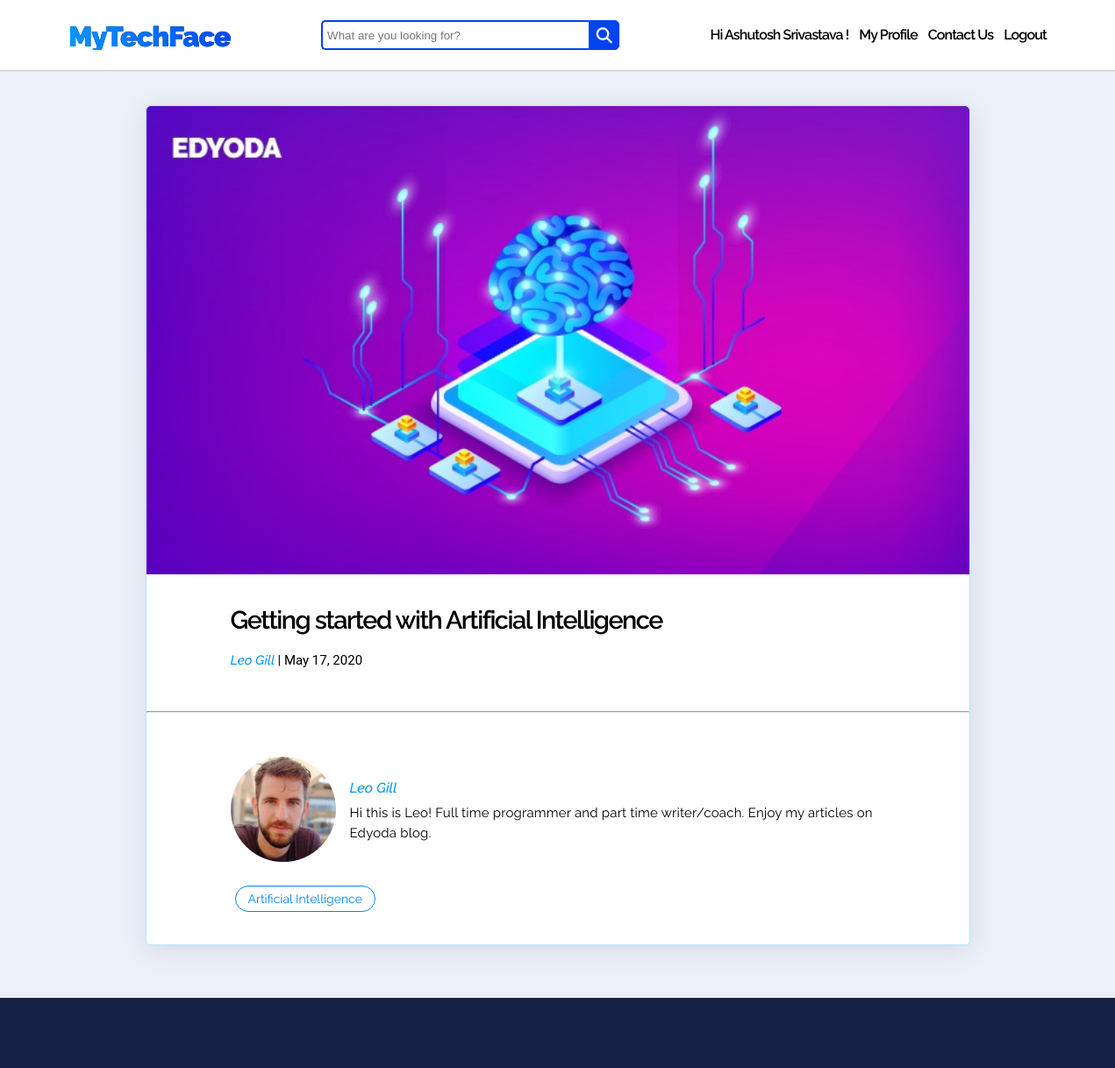
Screenshot of /blogs/posts/getting-started-with-artificial-intelligence (signed in) with the database file from the repository.
### account/models.py (models this page shows, shortened)
class MyUser(AbstractUser):
    email = models.EmailField(unique=True)
    slug = models.CharField(max_length=60, unique=True, blank=True)
    bio = models.CharField(max_length=500, blank=True)
    profile_image = models.ImageField(upload_to="account/profile_pic", default="profile-default.jpg", blank=True)
    is_author = models.BooleanField(default=False)
    REQUIRED_FIELDS = ['email', 'first_name', 'last_name']

### blog/models.py (models this page shows, shortened)
class Post(models.Model):
    statuses = [
        ('D', 'Draft'),
        ('P', 'Publish')
    ]
    title = models.CharField(max_length=120)
    slug = models.CharField(max_length=60, unique=True, blank=True)
    content = tinymce_models.HTMLField()
    status = models.CharField(max_length=1, choices=statuses)
    category = models.ForeignKey(Category, on_delete=models.CASCADE)
    author = models.ForeignKey(MyUser, on_delete=models.CASCADE)
    image = models.ImageField(upload_to='blog/post', default="post-default.jpg", blank=True)
    date = models.DateField(auto_now=True)

class Category(models.Model):
    name = models.CharField(max_length=50)
    description = models.CharField(max_length=255)
    slug = models.CharField(max_length=60, unique=True, blank=True)

### blog/views.py (the view)
# urls.py: path('posts/<slug:slug>', PostDetailView.as_view(), name="post-detail"),
class PostDetailView(LoginRequiredMixin, DetailView):
    login_url = "/accounts/login"
    model = Post
    context_object_name = "post"
    template_name = "blog/post_detail.html"
    queryset = Post.objects.filter(status="P")

### blog/templates/blog/post_detail.html (shortened to what this page needs)
{% extends "blog/base.html" %}
{% load static %}
{% block extra_head %}
    <link href="{% static 'blog/css/post_detail.css' %}" rel="stylesheet" type="text/css">
{% endblock %}
{% block content %}
    <div id="article">
        <img src="{{ post.image.url }}" alt="" id="cover-image"/>
        <div class="blog-meta">
            <h1>{{ post.title }}</h1>
            <p class="author"> {{ post.author.get_full_name }} <span class ="date"> | {{ post.date }}</span></p>
        </div>
        <div class="blog-content">
        </div>
        <hr>
        <div class="author-details">
            <div id="author-pic">
                <img src="{{ post.author.profile_image.url }}" alt=""/>
            </div>
            <div class="author-info">
                <a href="{% url 'profile-view' post.author.slug %}"><p class="author-name">{{ post.author.get_full_name }}</p></a>
                <p class="author-bio">{{ post.author.bio }}</p>
            </div>
        </div>
        <div class="tag-container">
            <button>{{ post.category.name }}</button>
        </div>
    </div>
{% endblock %}

### blog/templates/blog/base.html (shortened to what this page needs)
{% load static %}
<!DOCTYPE HTML>
<html>
    <head>
        <link href="{% static 'blog/css/base.css' %}" rel="stylesheet" type="text/css">
        {% block extra_head %}
        {% endblock %}
    </head>
    <body>
        <div id="top-bar">
            <div class="logo-bar">
                <div class="logo">
                    <a href="{% url 'index' %}">MyTechFace</a>
                </div>
            </div>
            <form method="GET" action="{% url 'search' %}">
                <div class="search">
                    <input type="text" name="query" class="searchTerm" placeholder="What are you looking for?">
                    <button type="submit" class="searchButton">
                    <i class="fa fa-search"></i>
                </button>
                </div>
            </form>
            <div id="menu-items-container">
                {% if request.user.is_authenticated %}
                    <p class="menu-item">Hi {{ request.user.get_full_name }} !</p>
                    <a href="{% url 'profile-update' request.user.slug %}" class="menu-item">My Profile</a>
                    <a href="{% url 'contact-us' %}" class="menu-item">Contact Us</a>
                    <a href="{% url 'logout' %}" class="menu-item" style="margin-right: 0px;">Logout</a>
                {% else %}
                    <a href="{% url 'contact-us' %}" class="menu-item">Contact Us</a>
                    <a href="{% url 'login' %}" class="menu-item">Login</a>
                    <a href="{% url 'signup' %}"><button id="signup-btn">Signup</button></a>
                {% endif %}
            </div>
        </div>
        {% block content %}
        {% endblock %}
        <div id="bottom-bar"></div>
    </body>
</html>

### blog/static/blog/css/base.css (style rules this page uses)
body { background-color: #ECF0F9; margin: 0; }
#top-bar { background-color: white; position: fixed; top: 0; left: 0; align-items: center; box-sizing: border-box; box-shadow: 0 1px 1px #ccc; width: 100%; height: 80px; z-index: 90; padding: 1em 4.875em; display: flex; justify-content: space-between; }
.logo-bar { cursor: pointer; }
.logo { background-image: linear-gradient(269deg,#0048ff,#0096ff), linear-gradient(#000,#000); -webkit-background-clip: text; -webkit-text-fill-color: transparent; display: block; font-family: "Raleway"; font-size: 32px; font-weight: 900; height: 34px; letter-spacing: -0.9px; color: rgb(0, 132, 255); }
.logo-bar a { text-decoration: none; }
.search { width: 340px; position: relative; display: flex; align-items: center; }
.searchTerm { width: 100%; border: 2px solid #0044F0; border-right: none; padding: 5px; height: 20px; border-radius: 5px 0 0 5px; outline: none; color: #9DBFAF; }
.searchButton { width: 38px; height: 34px; border: 1px solid #0044F0; background: #0044F0; text-align: center; color: #fff; border-radius: 0 5px 5px 0; cursor: pointer; font-size: 20px; }
.fa-search { color: white; font-size: 18px; }
#menu-items-container { display: flex; justify-content: flex-end; align-items: center; }
#menu-items-container a { text-decoration: none; color: #000; }
.menu-item { font-family: "Raleway"; font-size: 16px; font-weight: 600; letter-spacing: -0.9px; line-height: 69.84px; margin: 0px; margin-right: 12px; }
#bottom-bar { background-color: #172146; width: 100%; height: 80px; }

### blog/static/blog/css/post_detail.css (style rules this page uses)
#article { width: 938px; background-color: white; border-radius: 5px; box-shadow: 0 5px 30px 0 rgba(0,0,0,.1); border: 1px solid rgba(0,168,255,.3); margin: 120px auto; margin-bottom: 60px; }
#cover-image { width: 100%; height: 534px; border-top-left-radius: 5px; border-top-right-radius: 5px; }
.blog-meta { width: 100%; height: 108px; padding: 12px 96px 0px 96px; }
.blog-meta h1 { font-family: "Raleway"; font-size: 28.8px; font-weight: 600; letter-spacing: -1.5px; }
.author { font-family: 'Raleway'; font-size: 15px; font-weight: 500; font-style: italic; color: #0096ff; margin-top: 6px; }
.date { font-family: "Roboto"; font-size: 15px; font-weight: 400; font-style: normal; color: #000000; }
.blog-content { padding: 2em 6em; padding-top: 0px; overflow: hidden; }
hr { margin: 0%; }
.author-details { display: flex; align-items: center; width: 100%; height: 160px; padding: 2em 6em; padding-bottom: 0px; }
#author-pic img { width: 120px; height: 120px; border-radius: 50%; cursor: pointer; }
.author-info { width: 600px; margin-left: 16px; }
.author-info a { text-decoration: none; }
.author-info p { margin: 0%; padding: 4px 0px; }
.author-name { color: rgb(0, 150, 255);; font-family: "Raleway"; font-size: 16px; font-weight: 500; font-style: italic; }
.author-bio { font-family: "Raleway"; font-size: 15px; line-height: 1.5em; letter-spacing: .2px; }
.tag-container { padding-bottom: 2em; padding-left: 6em; padding-right: 6em; }
.tag-container button { display: inline-block; color: rgb(0, 132, 255); border: 1px solid rgb(0, 132, 255); border-radius: 20px; background-color: transparent; font-family: "Raleway"; font-size: 14px; cursor: pointer; min-width: 50px; padding: 6px 14px; margin: 5px; }
#bottom-bar { background-color: #172146; bottom: 0; width: 100%; height: 80px; }

### rows the page displays
MyUser: user.get_full_name "Ashutosh Srivastava"
Post: image (picture), title "Getting started with Artificial Intelligence", author.get_full_name "Leo Gill", date "May 17, 2020", author.profile_image (picture), author.bio "Hi this is Leo! Full time programmer and part time writer/coach. Enjoy my articles on Edyoda blog.", category.name "Artificial Intelligence"
